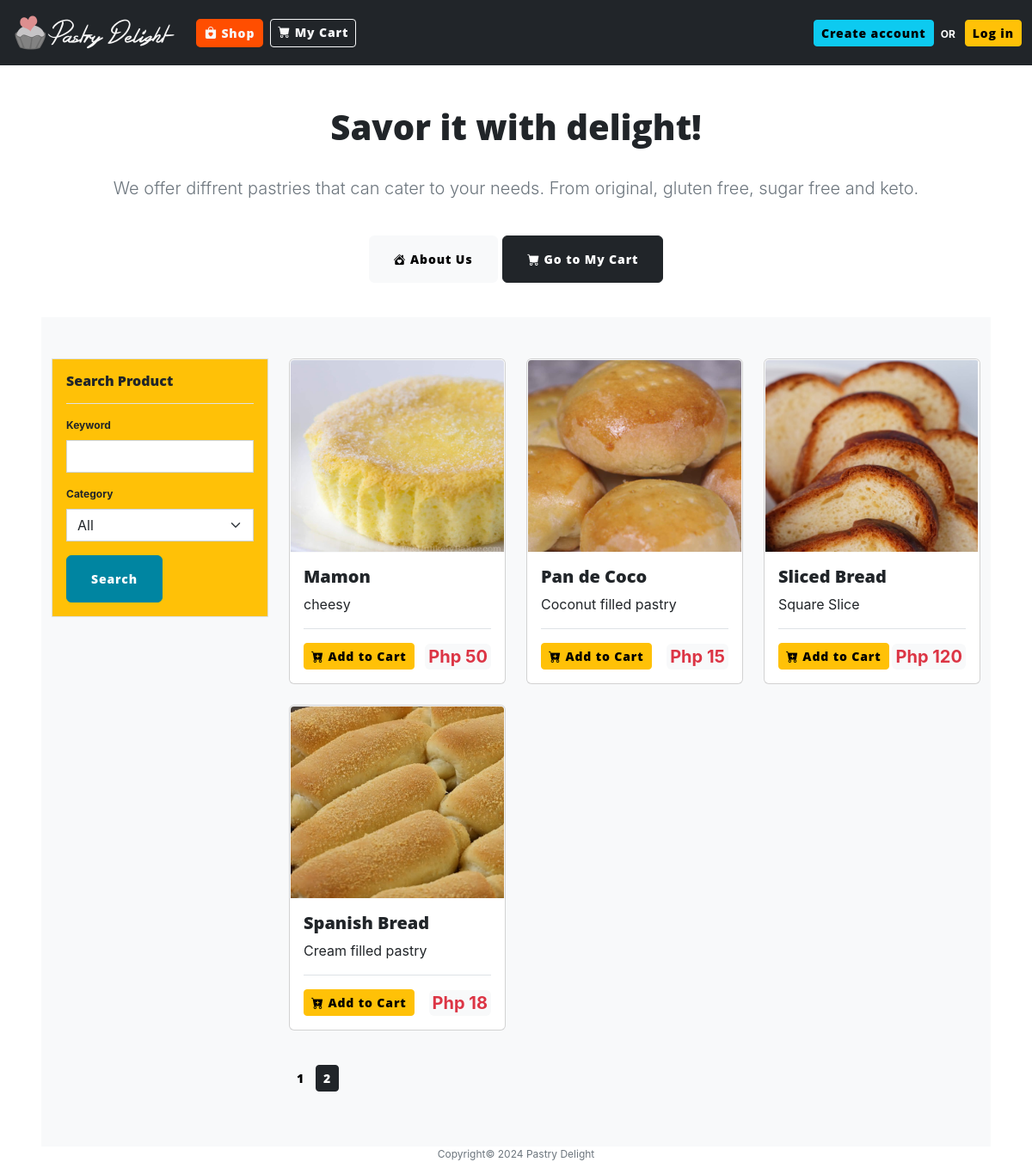
Screenshot of /?page=2 with the database file from the repository.
### model.py (models this page shows, shortened)
class Product(db.Model):
    __tablename__ = "product"
    id: Mapped[int] = mapped_column(primary_key=True)
    name: Mapped[str] = mapped_column(String(250), unique=True)
    code: Mapped[str] = mapped_column(String(20), nullable=True, unique=True)
    price: Mapped[float] = mapped_column(Float)
    description: Mapped[str] = mapped_column(String(250), nullable=True)
    remarks: Mapped[str] = mapped_column(String(250), nullable=True)
    status: Mapped[str] = mapped_column(String(100))
    img_path: Mapped[str] = mapped_column(String(250), nullable=True)
    product_category_id: Mapped[int] = mapped_column(ForeignKey("product_category.id"))
    product_category = relationship("ProductCategory", back_populates="products")
    created_date: Mapped[datetime] = mapped_column(DateTime(timezone=False), server_default=func.now(), nullable=False)
    user_id: Mapped[int] = mapped_column(ForeignKey("user.id"))
    created_by = relationship("User", back_populates="products")

### main.py (the view)
@app.route("/", methods=["GET", "POST"])
def home():
    if 'cart' not in session:
        session['cart'] = db_connect.cart
        session['order'] = db_connect.order
    cart = session['cart']
    db_connect.records_per_page = RECORDS_PER_PAGE_HOME
    page = request.args.get('page', 1, type=int)
    per_page = db_connect.records_per_page
    offset = (page - 1) * per_page
    is_admin = False
    form = ProductSearchForm()
    categories = db_connect.get_product_categories()
    form.category.choices = [('0', 'All')]
    form.category.choices.extend([(categ.id, categ.name) for categ in categories])
    form_cart = AddtoCartForm()
    if current_user.is_authenticated:
        user_access = db_connect.get_user_access(**{'user_id': current_user.id, 'user_group_id': 1})
        if user_access:
            is_admin = True
    if 'search_home_criteria' not in session:
        session['search_home_criteria'] = {
            'keyword': "%%",
            'category': 0
        }
    search_criteria = session['search_home_criteria']
    if request.method == "POST":
        page = 1
        search_criteria["keyword"] = f"%{form.keyword.data}%"
        search_criteria["category"] = form.category.data
        session['search_home_criteria'] = search_criteria
    else:
        if "search_home_criteria" in session:
            get_search_criteria = session['search_home_criteria']
            form.keyword.data = get_search_criteria["keyword"].replace("%", "")
            form.category.data = get_search_criteria["category"]
    if int(search_criteria["category"]) > 0:
        products = db_connect.get_products(keyword=search_criteria["keyword"], page=page,
                                           **{'status': 'ACTIVE', 'product_category_id': search_criteria["category"]})
    else:
        products = db_connect.get_products(keyword=search_criteria["keyword"], page=page,
                                           **{'status': 'ACTIVE'})
    return render_template("home.html", products=products,cart=cart, form=form, form_cart=form_cart, is_admin=is_admin,
                           now=DATE_NOW)

### form.py
class ProductSearchForm(FlaskForm):
    keyword = StringField('Keyword')
    category = SelectField('Category')
    submit_btn = SubmitField('Search',render_kw={'class':'btn-sm btn-dark'})

class AddtoCartForm(FlaskForm):
    qty = IntegerField('Quantity', validators=[DataRequired(),NumberRange(min=1)])
    submit_btn = SubmitField('Add to Cart')

### model.py (called while the page is built)
    def get_product_categories(self):
        record_list = self.db.session.execute(db.select(ProductCategory).order_by(ProductCategory.name)).scalars().all()
        return record_list

### templates/home.html (shortened to what this page needs)
{% include "header.html" %}
{% from "bootstrap5/form.html" import render_form, render_field %}
<body class="body_home">
<main role="main" class="pt-5">
    <section class="jumbotron text-center">
        <div class="container">
            <h1 class="jumbotron-heading">Savor it with delight!</h1>
            <p class="lead text-muted">We offer diffrent pastries that can cater to your needs.
                From original, gluten free, sugar free and keto.</p>
            <p>
                <a href="{{ url_for('about_us') }}" class="btn btn-light my-2">
                    <i class="bi bi-house-heart-fill"></i>
                    About Us
                </a>
                <a href="{{ url_for('my_cart') }}" class="btn btn-dark my-2 position-relative">
                    <i class="bi bi-cart-fill"></i>
                    Go to My Cart
                </a>
            </p>
        </div>
    </section>
    <div class="album py-5 bg-light bg-opacity-90 mx-5">
        <div class="container">
            <div class="row">
                <div class="col-md-3">
                    <div class="border border-1 bg-warning  p-3">
                        <h6>Search Product</h6>
                        <hr/>
                        <div class="fs-7">
                            {{ render_form(form) }}
                        </div>
                    </div>
                </div>
                <div class="col-md-9">
                    <div class="row">
                        {% if products.total > 0 %}
                        {% for product in products: %}
                        <div class="col-md-4">
                            <div id="prod{{ product.id}}" class="card mb-4 box-shadow">
                                {% if product.img_path: %}
                                <img id="prodimg{{product.id}}" class="card-img-top border border-1 border-light" alt="{{product.name}}"
                                     src="{{ url_for('static', filename='images/products/'+product.img_path) }}"
                                     data-holder-rendered="true" style="height: 225px; width: 100%; display: block;">
                                {% else %}
                                <img id="prodimg{{product.id}}" class="card-img-top border border-1 border-light" alt="{{product.name}}"
                                     src="{{ url_for('static', filename='images/products/cupcake.png') }}"
                                     data-holder-rendered="true" style="height: 285px; width: 100%; display: block;">
                                {% endif %}
                                <div class="card-body">
                                    <h5 id="prodname{{ product.id}}">{{ product.name }}</h5>
                                    <div id="proddesc{{ product.id}}" class="card-text fs-6">{{ product.description }}</div>
                                    <hr/>
                                    <div class="d-flex justify-content-between align-items-center">
                                        <div class="btn-group">
                                            <button id="addtocart_{{product.id}}" type="button" class="btn btn-sm btn-warning" data-bs-toggle="modal"
                                                    data-bs-target="#addtocart">
                                                <i class="bi bi-cart-plus-fill"></i> Add to Cart
                                            </button>
                                        </div>
                                        <small class="bg-light text-danger fw-bold fs-5 px-1 rounded">Php {{ '%02d' %
                                            product.price }}</small>
                                    </div>
                                </div>
                            </div>
                        </div>
                        {% endfor %}
                        <div class="bg-light py-3 fs-6 fw-bold">
                            {% for i in range(1,products.pages+1): %}
                            <a href="{{ url_for('home',page=i) }}" class="btn btn-sm {% if products.page == i %}btn-dark{%else%} btn-light{%endif%}">
                                {{ i }}
                            </a>
                            {% endfor %}
                        </div>
                        {% else %}
                        <div class="alert alert-secondary bg-secondary text-center text-white fw-bold">
                            No products found.
                        </div>
                        {% endif %}
                    </div>
                </div>
            </div>
        </div>
    </div>
</main>
{% include "footer.html" %}
</body>

### rows the page displays
Product: img_path (picture), name "Mamon", description "cheesy", price "50"
Product: img_path (picture), name "Pan de Coco", description "Coconut filled pastry", price "15"
Product: img_path (picture), name "Sliced Bread", description "Square Slice", price "120"
Product: img_path (picture), name "Spanish Bread", description "Cream filled pastry", price "18"

### other values shown
{{ i }} "1" "2"
{{ now.year }} "2024"
